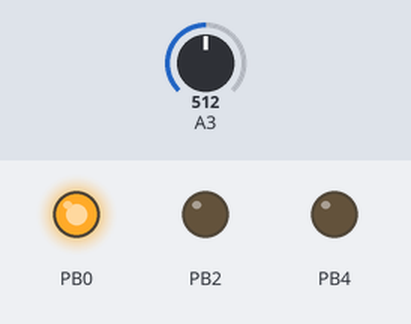
This program was run on a simulated ATtiny85, built with avr-gcc and run on an emulated ATtiny85. On the bench: output pins drawn as LEDs (lit = HIGH). The test bench sets the inputs (shaded band); at power-on: A3 = 512. Sleep ends after the set time or at an interrupt.

Above: at 0.3 s.
Timing chart, 0 to 1.8 s (numbered marks = the images above):
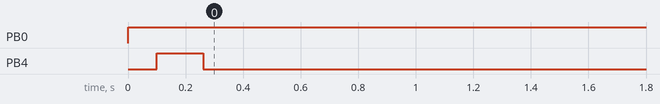

Measured:
- by itself, PB0: LOW → HIGH at 0.00 s
- by itself, PB4: LOW → HIGH at 0.10 s, → LOW 0.16 s later

The program:

main.cpp
```cpp
#include <Arduino.h>
#include <avr/sleep.h>
#include <avr/interrupt.h>
#include <avr/wdt.h>
#include <avr/power.h>


#define TX_PIN PIN_PB2

#include "Bsm.h"
#include "Adc.h"

// Interrupt Service Routine per il Watchdog Timer
ISR(WDT_vect) {
}

void setupWatchdog() {
    // Configura il Watchdog Timer per risvegliarsi dopo circa 8 secondi
    MCUSR &= ~(1 << WDRF); // Resetta il flag del Watchdog

    // Abilita il Watchdog Timer con timeout di 8s (configurazione prescaler)
    WDTCR = (1 << WDCE) | (1 << WDE); // Abilita la modifica dei registri WDT
    WDTCR = (1 << WDP3); // Imposta il timeout a 4s

    WDTCR |= (1 << WDIE); // Abilita l'interrupt del Watchdog Timer
}


void goToSleep ()  {
    set_sleep_mode(SLEEP_MODE_PWR_DOWN);
    power_all_disable ();  // power off ADC, Timer 0 and 1, serial interface
    cli();
    sleep_enable();
    sei();
    sleep_cpu();
    sleep_disable();
    power_all_enable();    // power everything back on
    sei();
}


void set_state(BsmState state){
    if (state==BsmState::OFF){
        #ifndef LDO
            PORTB |= (1 << PB0);
        #else
            PORTB &= ~(1 << PB0);
        #endif
    }
    if (state==BsmState::ON){
        #ifndef LDO
            PORTB &= ~(1 << PB0);
        #else
            PORTB |= (1 << PB0);
        #endif
        // small delay after power on
        delay(200);
    }
}


#define BMS_SPIKE (uint16_t)((VSPIKE/1.1/(RLOW+RHIGH))*RLOW*1024.)
#define BMS_LOW  (uint16_t)((VLOW/1.1/(RLOW+RHIGH))*RLOW*1024.)
#define BMS_HIGH (uint16_t)((VHIGH/1.1/(RLOW+RHIGH))*RLOW*1024.)


#define FILT_PAR_OFF 2  // taps = 2<<FILT_PAR
#define FILT_PAR_ON 9  // taps = 2<<FILT_PAR
#define FILT_PAR_SPIKE 1


// averaging filter
Filt filt_on(FILT_PAR_ON);

Filt filt_off(FILT_PAR_OFF);
Filt filt_spike(FILT_PAR_SPIKE);

Bsm bsm( BMS_SPIKE, &filt_spike ,BMS_LOW, &filt_off, BMS_HIGH, &filt_on,  set_state);
Adc adc;

uint32_t offset = 0;

void setMillis(uint32_t newMillis) {
  offset = newMillis - millis();
}

uint32_t getMillis() {
  return millis() + offset;
}

#define RESET_COUNTER_TIMEOUT (RESET_PERIOD*1000)

int main(){
    uint16_t v;

    init();
    setMillis(0);

    #ifndef LDO
    // PB0 drives PMOS switch ( low = ON)
    // PB4 drive NMOS switch to read battery voltage ( high=READ)
    // PB2/SCK drive RESET, deploying a periodic pulse

        PORTB |= ((1 << PB0));      // default high
        DDRB  |= ((1 << PB0)|(1 << PB2)|(1 << PB4));
    #else
    // PB0 drives PMOS switch ( high = ON)
    // PB4 drive NMOS switch to read battery voltage ( high=READ)
    // PB2/SCK drive RESET, deploying a periodic pulse

        DDRB  |= ((1 << PB0)|(1 << PB2)|(1 << PB4));

    #endif

    setupWatchdog();
    delay(100);
    // setup ADC
    adc.setup();

    // preload digital filter
    adc.enable();
    PORTB |= (1 << PB4);  // accendo il mosfet del partitore
    for (int i=0; i< (2<<(FILT_PAR_OFF+1)); i++) {
        v = adc.read();
        v = filt_off.push(v);
        delay(10);
    }
    filt_on.init(v);
    filt_spike.init(v);

    while (true){

        uint16_t raw = adc.read();
        bsm.sm(raw);

        if (bsm.get_state() == BsmState::OFF){
            PORTB &= ~(1 << PB4); // spengo il mosfet del partitore
            setMillis(0);
            adc.disable();
            goToSleep();         // entra in sleep fino al prossimo interrupt
            adc.enable();
            PORTB |= (1 << PB4);  // accendo il mosfet del partitore
        } else {
            delay(10);
            uint32_t ms = getMillis();
            if (ms > RESET_COUNTER_TIMEOUT){
                // generate reset pulse
                PORTB|=(1<<PB2);
                delay(150);
                PORTB&=~(1<<PB2);
                setMillis(0);
            }
        }
    }
}
```

Adc.cpp
```cpp
#include <stdio.h>
#include <stdlib.h>
#include <stdint.h>
#include <string.h>
#include <avr/power.h>

#include "Adc.h"

Adc::Adc(){
}

void Adc::setup(){
/* this function initialises the ADC

  For more information, see table 17.5 "ADC Prescaler Selections" in
  chapter 17.13.2 "ADCSRA – ADC Control and Status Register A"
  (pages 140 and 141 on the complete ATtiny25/45/85 datasheet, Rev. 2586M–AVR–07/10)


  // 10-bit resolution
  // set ADLAR to 0 to disable left-shifting the result (bits ADC9 + ADC8 are in ADC[H/L] and
  // bits ADC7..ADC0 are in ADC[H/L])
  // use uint16_t variable to read ADC (intead of ADCH or ADCL)

  */

  ADMUX =
	    (0 << ADLAR) |     // do not left shift result (for 10-bit values)
            (0 << REFS2) |     //
            (1 << REFS1) |     //
            (0 << REFS0) |     // 010 = internal 1.1 voltage
            (0 << MUX3)  |     //
            (0 << MUX2)  |     //
            (1 << MUX1)  |     //
            (1 << MUX0);       // 0011 = ADC3(PB3)

  ADCSRA =
            (1 << ADEN)  |     // Enable ADC
            (1 << ADPS2) |     //
            (0 << ADPS1) |     //
            (0 << ADPS0);      // 100 = divide by 16

}

uint16_t Adc::read(){
    uint8_t adc_lobyte;
    uint16_t raw_adc;
    ADCSRA |= (1 << ADSC);         // start ADC measurement
    while (ADCSRA & (1 << ADSC) ); // wait till conversion complete

    // for 10-bit resolution:
    adc_lobyte = ADCL; // get the sample value from ADCL
    raw_adc = ADCH<<8 | adc_lobyte;   // add lobyte and hibyte
    return raw_adc;

}

void Adc::disable(){
    // power_adc_disable();
    ADCSRA &=~(1<<ADEN);
    PRR |= (1 << PRADC);
    // write also PRR ?

}

void Adc::enable(){
    PRR &= ~(1 << PRADC);
    ADCSRA |=(1<<ADEN);
    // power_adc_enable();
}
```

Adc.h
```cpp
#include <stdint.h>

#ifndef adc_h
  #define adc_h


class Adc{
  public:
    // constructor
    Adc();
    void setup();
    uint16_t read();
    void disable();
    void enable();
};


#endif
```

Bsm.cpp
```cpp
#include <stdio.h>
#include <stdlib.h>
#include <stdint.h>
#include <string.h>

#include "Filt.h"
#include "Bsm.h"


Bsm::Bsm(uint16_t low_spike,Filt *filter_spike, uint16_t low, Filt* filter_off, uint16_t high, Filt *filter_on, void (*set_state_fn)(BsmState)) {
    this->low_spike = low_spike;
    this->filter_spike = filter_spike;
    this->low = low;
    this->filter_off = filter_off;
    this->high = high;
    this->filter_on = filter_on;

    this->set_state_fn = set_state_fn;
    this->state = BsmState::UNDEFINED;
    this->last_state = BsmState::UNDEFINED;
}

BsmState Bsm::get_state(){
    return this->state;
}

void Bsm::set_state(BsmState new_state){
    if (this->state != new_state){
        this->set_state_fn(new_state);
    }
    this->last_state = this->state;
    this->state = new_state;
}


void  Bsm::sm(uint16_t voltage){
    // get voltage from filters
    uint16_t voltage_off = this->filter_off->push(voltage);
    uint16_t voltage_on = this->filter_on->push(voltage);
    uint16_t voltage_lowspike = this->filter_spike->push(voltage);

    switch (this->state){
        case BsmState::UNDEFINED: // at startup
            if (voltage_off < this->low) {
                this->set_state(BsmState::OFF);
                break;
            }
            this->set_state(BsmState::ON);
            break;
        case BsmState::OFF:
            if (voltage_off > this->high){
                this->set_state(BsmState::ON);
            }
            break;
        case BsmState::ON:
            if ( voltage_on < this->low || voltage_lowspike < this->low_spike){
                this->set_state(BsmState::OFF);
            }
            break;
    }

}
```

Bsm.h
```cpp
#include <stdint.h>
#include "Filt.h"

#ifndef bsm_h
  #define bsm_h

uint16_t fast_crc16(uint8_t *, uint8_t);

enum class BsmState{
    UNDEFINED,
    OFF,
    ON
};

enum class BsmEvent{
    IN_RANGE,
    BELOW,
    ABOVE
};


class Bsm{
  public:
    // constructor
    Bsm(uint16_t, Filt *, uint16_t, Filt *, uint16_t,  Filt *, void (*set_state_fn)(BsmState));
    void sm(uint16_t voltage);

    BsmState get_state();
    void set_state(BsmState new_state);

private:
    BsmState state;
    BsmState last_state;
    uint16_t low_spike;
    uint16_t low;
    uint16_t high;
    Filt *filter_off;
    Filt *filter_on;
    Filt *filter_spike;
    void (*set_state_fn)(BsmState);

};


#endif
```

Filt.cpp
```cpp
#include <Arduino.h>
#include "Filt.h"


Filt::Filt(uint16_t coefficient){
  _coefficient = coefficient;
  _accumulator = 0;
}

uint16_t Filt::push (uint16_t value){
  _accumulator -= _accumulator >> _coefficient;
  _accumulator += (uint32_t) value;
  return (uint16_t) (_accumulator >> _coefficient) ;
}

void Filt::init (uint16_t value){
  _accumulator = ((uint32_t) value << this->_coefficient);
}
```

Filt.h
```cpp
#include <stdint.h>

#ifndef filt_h
  #define filt_h


// a simple low pass filter

class Filt {
  public:

    // constructor
    Filt(uint16_t coefficient);

    uint16_t push(uint16_t value);
    void init(uint16_t value);

  private:
    uint32_t _accumulator;
    uint16_t  _coefficient;
};


#endif
```
